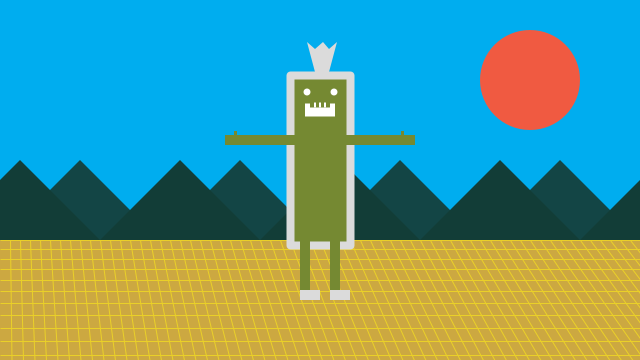
Frame 1 (no input)
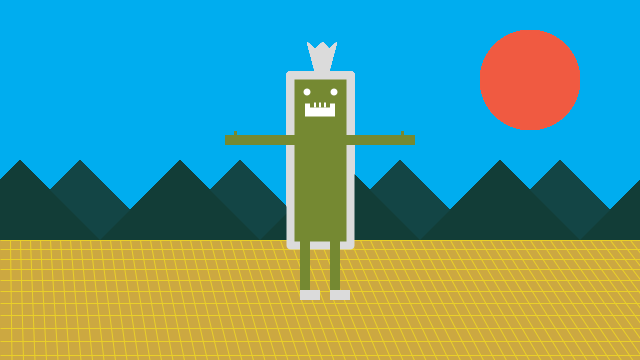
Frame 60 (the mouse pressed at the canvas centre just before this capture)
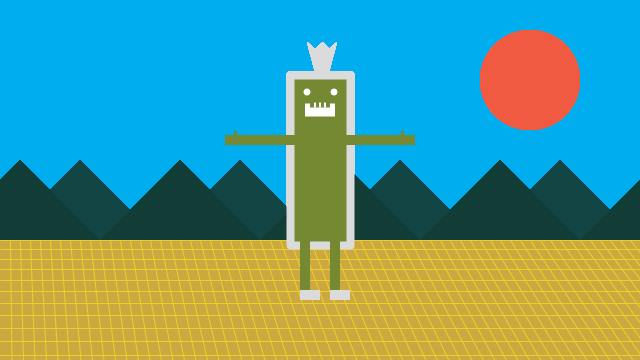
Frame 120 (the mouse held since frame 60 and released just before this capture)

The Processing sketch that drew these frames (run headless with seeded random() and noise(); from frame 60 on, the mouse is pressed at the canvas centre):

// Processing sketch: processing_72799
// ── processing_72799.pde

//woohun joo
//assignment 1

//bottom
float bx = 0;
float by = 240;
int bottomWidth = 640;
int bottomHeight = 120;

//body
float x = 320;    
float y = 160;
int bodyWidth = 60;
int bodyHeight = 170;

//mountain
float mtx = 40;
float mty = 200;

//sun
float sux = 530;
float suy = 80;
int sunWH = 100;

//top tie
float ttx = 307;    
float tty = 42;  

//eyes
float ex = 307;
float ey = 92;
int eyeWH = 7;

//mouth
float mx = 320; 
float my = 110;
int mouthWidth = 30;
int mouthHeight = 13;

//teeth
float tx = 315; 
float ty = 105;
int teethWidth = 2;
int teethHeight = 5;

//arms
float ax = 225;
float ay = 135;
float fx = 234;
float fy = 131;
int armWidth = 70;
int armHeight = 10;
int fingerWidth = 3;
int fingerHeight = 4;

//legs
float lx = 300;
float ly = 240;

//shoes
float sx = 300;
float sy = 290;
int shoeWidth = 20;
int shoeHeight = 10;



//---------------------------------------------
void setup() {
  size(640, 360);
  background(0, 173, 239);
  smooth();
}

//---------------------------------------------
void draw() {
  //bottom
  noStroke();
  fill(204, 168, 65);
  rect(bx, by, bottomWidth, bottomHeight);
  
  //bottomLine1
  stroke(234, 208, 40);
  strokeCap(SQUARE);
  strokeWeight(1);
  for(int i = 10; i < 640; i += 10){
    line(i, 240, i + i/2, 640);
  };
  
  //bottomLine2
  stroke(234, 208, 40);
  strokeCap(SQUARE);
  strokeWeight(1);
  for(float i = 240; i < 360; i = i + i*0.04){
    line(0, i, 640, i);
  };
  
  //mountain
  noStroke();
  fill(19, 69, 69);
  
  for (int j = 80; j < 700; j += 160) {
    triangle(j, 160, j+80, 240, j-80, 240);
  }
  
  fill(18, 61, 55);
  for (int i = 20; i < 700; i += 160) {
    triangle(i, 160, i+80, 240, i-80, 240);
  }
  

  
  //body
  stroke(219, 219, 219);
  rectMode(CENTER);
  strokeWeight(8);
  strokeJoin(ROUND);
  fill(117, 137, 50);
  rect(x, y, bodyWidth, bodyHeight);
  
  //sun
  noStroke();
  fill(240, 90, 65);
  ellipse(sux, suy, sunWH, sunWH);
  
  //top tie
  fill(219, 219, 219);
  noStroke();
  beginShape();
  vertex(ttx, tty);
  vertex(ttx+8, tty+7);
  vertex(ttx+16, tty);
  vertex(ttx+22, tty+7);
  vertex(ttx+30, tty);
  vertex(ttx+22, tty+30);
  vertex(ttx+8, tty+30);
  endShape();

  //eyes
  fill(255);
  ellipse(ex, ey, eyeWH, eyeWH); //L
  ellipse(ex+27, ey, eyeWH, eyeWH); //R
  
  //mouth
  rect(mx, my, mouthWidth, mouthHeight);

  fill(117, 137, 50);
  rect(mx, my-6, mouthWidth-10, mouthHeight-6);
  
  //teeth
  fill(255);
  rect(tx, ty, teethWidth, teethHeight);
  rect(tx+5, ty, teethWidth, teethHeight);
  rect(tx+10, ty, teethWidth, teethHeight);
 
  //legs
  fill(117, 137, 50);
  quad(lx, ly, lx+10, ly, lx+10, ly+50, lx, ly+50);
  quad(lx+30, ly, lx+40, ly, lx+40, ly+50, lx+30, ly+50);
  //quad(lx, ly, lx+12, ly, lx+8, ly+50, lx+4, ly+50);
  //quad(lx+28, ly, lx+40, ly, lx+36, ly+50, lx+32, ly+50);
  
  //shoes
  rectMode(CORNER);
  fill(219, 219, 219);
  rect(sx, sy, shoeWidth, shoeHeight);
  rect(sx+30, sy, shoeWidth, shoeHeight);

  //arm
  fill(117, 137, 50);
  rect(ax, ay, armWidth, armHeight);
  rect(ax+120, ay, armWidth, armHeight);
  rect(fx, fy, fingerWidth, fingerHeight);
  rect(fx+167, fy, fingerWidth, fingerHeight);
}
